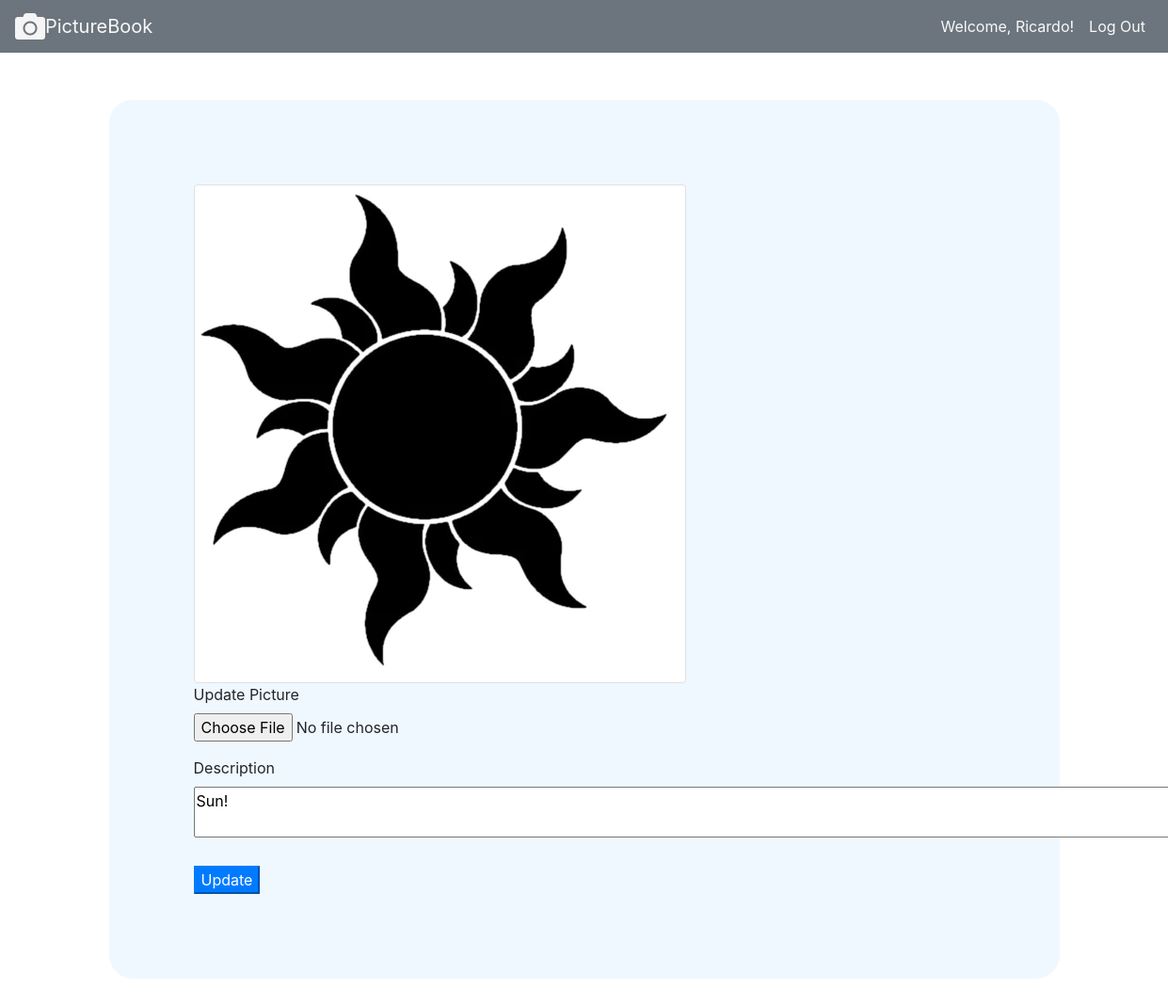
/edit_post/12 (signed in), run on the app's committed database.
### pictureapp/models.py (models this page shows)
class User(models.Model):
    first_name = models.CharField(max_length=255)
    last_name = models.CharField(max_length=255)
    email = models.CharField(max_length=255)
    phone = models.CharField(default="(555)555-5555", max_length=255)
    city = models.CharField(null=True, max_length=255)
    password = models.CharField(max_length=255)
    profile_pic = models.ImageField(default="profile.png", null=True, blank=True)
    created_at = models.DateTimeField(auto_now_add=True)
    updated_at = models.DateTimeField(auto_now=True)
    objects = UserManager()

class Post(models.Model):
    picture = models.ImageField(null=True, blank=True)
    desc = models.TextField(null=True)
    poster = models.ForeignKey(User, related_name='user_posts', on_delete=models.CASCADE)
    likes = models.ManyToManyField(User, related_name='liked_posts')

### pictureapp/views.py (the view, shortened to what this page needs)
# urls.py: path('edit_post/<int:id>', views.edit_post),
def edit_post(request,id):
    user = User.objects.get(id=request.session["user_id"])
    post = Post.objects.get(id=id)
    if request.method == "GET":
        context = {
        "user":user,
        "post":post,
    }
        return render(request,'edit_post.html', context)

### pictureapp/templates/edit_post.html (shortened to what this page needs)
<!DOCTYPE html>
<html lang="en">
    <head>
        <link rel="stylesheet" href="https://maxcdn.bootstrapcdn.com/bootstrap/4.0.0/css/bootstrap.min.css">
        <link rel="stylesheet" href="https://use.fontawesome.com/releases/v5.7.0/css/all.css">
        {% load static %}
        <link rel="stylesheet" href="{% static '/css/styles.css' %}">
    </head>
    <body>
        <nav id="card1" class="navbar navbar-expand-lg navbar-light bg-secondary">
            <div class="collapse navbar-collapse" id="navbarTogglerDemo01">
                <i class='fa fa-camera fa-2x'></i>
                <a id="Title" class="navbar-brand text-light" href="/wall">PictureBook</a>
                <ul class="navbar-nav ml-auto mt-2 mt-lg-0 ml-auto">
                    <li class="nav-item active">
                        <a class="nav-link text-light" href="/profile/{{request.session.user_id}}">Welcome, {{request.session.user_name}}!</a>
                    </li>
                    <li class="nav-item active">
                        <a class="nav-link text-light" href="/logout">Log Out</a>
                    </li>
                </ul>
            </div>
        </nav>
        <div class="container">
            <div id="Pic"  class="row">
                <div class="post col-md-6">
                    <img id="picture" class="img-thumbnail" alt="missing image" src="{{post.picture.url}}" >
                    <br>
                    <form action="/edit_post/{{post.id}}" method="post" enctype="multipart/form-data">
                        <div class="form-group">
                            <label for="exampleFormControlFile1">Update Picture</label>
                            <input type="file" class="form-control-file" id="pic" value="{{post.picture}}" name="pic">
                        </div>
                        <div>
                            <label for="">Description</label>
                            <textarea name="desc" cols="100" rows="2">{{post.desc}}</textarea>
                        </div>
                        <br>
                        <button class="btn-primary">Update</button>
                    </form>
                </div>
            </div>
        </div>
    </body>
</html>

### pictureapp/static/css/styles.css (style rules this page uses)
.post { background-color: aliceblue; padding: 25px; margin: 25px; border-radius: 25px; }
.img-thumbnail { max-width: 500px; max-height: 500px; }
i { color: rgb(245, 245, 245); }
#picture { max-width: 900px; max-height: 900px; }
#Pic { background-color: aliceblue; padding: 40px; margin: 50px; border-radius: 25px; }

### data on the page
User: session.user_name "Ricardo"
Post: picture (picture), desc "Sun!"
